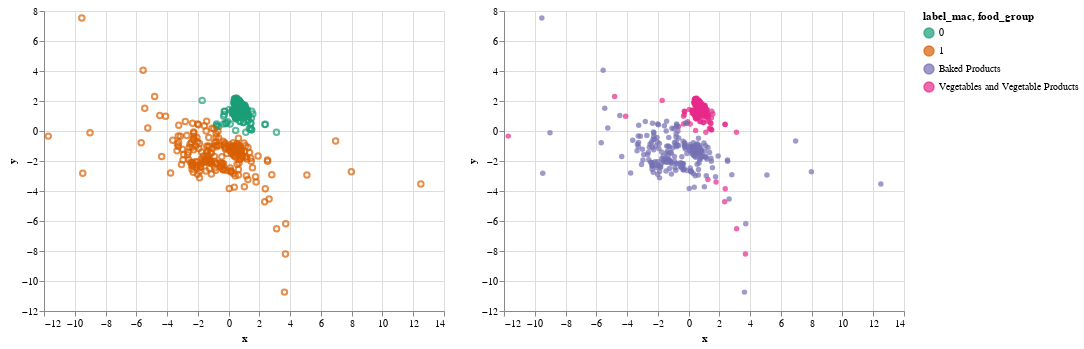

Write notebook code for a chart like this one.
### Code cell
mds_mac_chart | mds_mac_group

### Figure 1 — Vega-Lite specification as saved in the notebook (floating-point values rounded to 4 significant figures; data arrays with more than 128 entries replaced by an {"elided": "..."} marker saying what was removed)
{"config": {"view": {"width": 400, "height": 300}, "mark": {"tooltip": null}}, "hconcat": [{"mark": "point", "encoding": {"color": {"type": "nominal", "field": "label_mac"}, "x": {"type": "quantitative", "field": "x"}, "y": {"type": "quantitative", "field": "y"}}}, {"mark": "circle", "encoding": {"color": {"type": "ordinal", "field": "food_group", "scale": {"scheme": "dark2"}}, "x": {"type": "quantitative", "field": "x"}, "y": {"type": "quantitative", "field": "y"}}}], "data": {"name": "data-77f8f367d568c0ee9673b7d9e9300be0"}, "$schema": "https://vega.github.io/schema/vega-lite/v3.3.0.json", "datasets": {"data-77f8f367d568c0ee9673b7d9e9300be0": {"elided": "477 records"}}}
